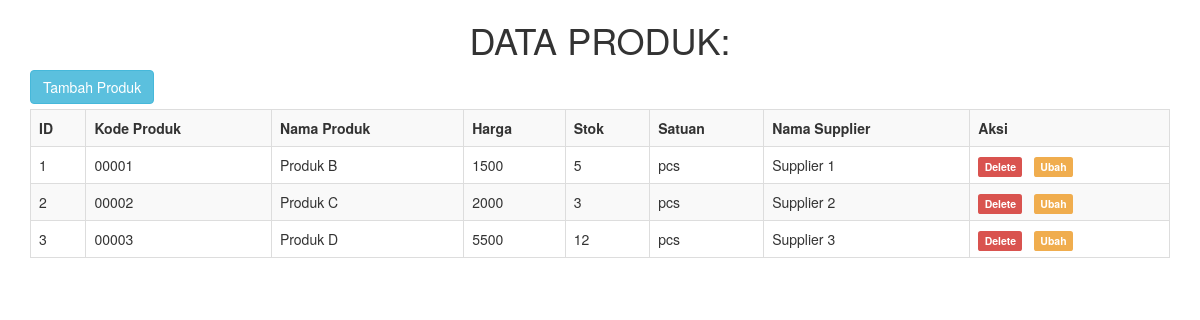
The page / on the database its author committed.
### tables this page shows
CREATE TABLE `produk` (
  `id` int(11) UNSIGNED NOT NULL,
  `kode_produk` varchar(10) NOT NULL,
  `nama_produk` varchar(100) NOT NULL,
  `harga` int(11) NOT NULL,
  `stok` int(11) NOT NULL,
  `satuan` varchar(4) NOT NULL,
  `supplier_id` int(11) UNSIGNED NOT NULL
);

CREATE TABLE `supplier` (
  `id_supplier` int(11) UNSIGNED NOT NULL,
  `nama` varchar(100) NOT NULL,
  `telpon` varchar(12) NOT NULL,
  `alamat` text NOT NULL
);

### index.php (the view, shortened to what this page needs)
<!DOCTYPE html>
<html>
<head>
    <link rel="stylesheet" href="https://maxcdn.bootstrapcdn.com/bootstrap/3.4.1/css/bootstrap.min.css">
</head>
<body>
    <div class="container">
        <div class="row">
            <div class="col-sm-12">
                <?php
                include 'koneksi.php';
                $query = mysqli_query($conn, "SELECT * FROM `produk` as p JOIN supplier as s ON p.supplier_id=s.id_supplier ORDER BY id ASC;");
                ?>
               <center><h1>DATA PRODUK:</h1> </center>
               <a class="btn btn-info" style="margin-bottom:5px" href="tambah.php?nama_halaman=NAMA HALAMAN NYA"> Tambah Produk </a>
                <table class="table table-striped table-bordered">
                    <tr>
                        <th>ID</th>
                        <th>Kode Produk</th>
                        <th>Nama Produk</th>
                        <th>Harga</th>
                        <th>Stok</th>
                        <th>Satuan</th>
                        <th>Nama Supplier</th>
                        <th>Aksi</th>
                    </tr>
                        <?php
                            if(mysqli_num_rows($query)>0){
                            while($data = mysqli_fetch_array($query)){
                        ?>
                    <tr>
                        <td> <?php echo $data["id"] ?> </td>
                        <td> <?php echo $data["kode_produk"] ?> </td>
                        <td> <?php echo $data["nama_produk"] ?> </td>
                        <td> <?php echo $data["harga"] ?></td>
                        <td> <?php echo $data["stok"] ?></td>
                        <td> <?php echo $data["satuan"] ?></td>
                        <td> <?php echo $data["nama"] ?></td>
                        <td>
                            <a href="proses_hapus.php?id=<?php echo $data["id"] ?>" class="label label-danger" onclick="alert('Apakah anda ingin menghapus <?php echo $data['nama_produk']?> ?')">Delete</a> &nbsp;
                            <a href="edit.php?id=<?php echo $data["id"] ?>" class="label label-warning" onclick="alert('Apakah anda ingin mengubah <?php echo $data['nama_produk']?>')"> Ubah </a>
                        </td>
                    </tr>
                    <?php } ?>
                    <?php } ?>
                </table>
            </div>
        </div>
    </div>
</body>
</html>

### rows shown on the page
produk: id "1", kode_produk "00001", nama_produk "Produk B", harga "1500", stok "5", satuan "pcs", supplier.nama "Supplier 1"
produk: id "2", kode_produk "00002", nama_produk "Produk C", harga "2000", stok "3", satuan "pcs", supplier.nama "Supplier 2"
produk: id "3", kode_produk "00003", nama_produk "Produk D", harga "5500", stok "12", satuan "pcs", supplier.nama "Supplier 3"
